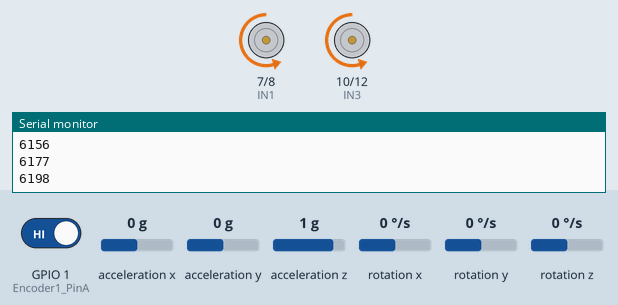
This sketch was run on a simulated ESP32-S3. On the bench: motor-driver pin pairs drawn as motors (green arrow = first pin HIGH = forward, orange = second pin HIGH = backward, longer = more drive, scaled by the enable pin), the last lines printed to the serial monitor. The test bench sets the inputs (shaded band); at power-on: acceleration x 0 g, rotation y 0 °/s, rotation z 0 °/s, GPIO 1 (Encoder1_PinA) HIGH, acceleration y 0 g, acceleration z 1 g, rotation x 0 °/s. WiFi joins after 1.5 s; servers stay silent unless stated.

Above: at 6.2 s.
6.3 s: acceleration x set to -1.4 g
At 6.6 s:
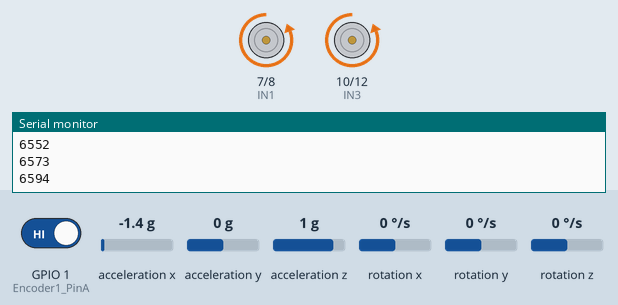
7.8 s: rotation y set to -192 °/s
At 9.5 s:
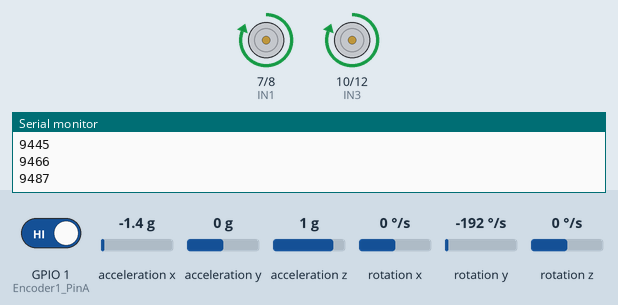
10.8 s: acceleration x set to 0 g
At 12.3 s:
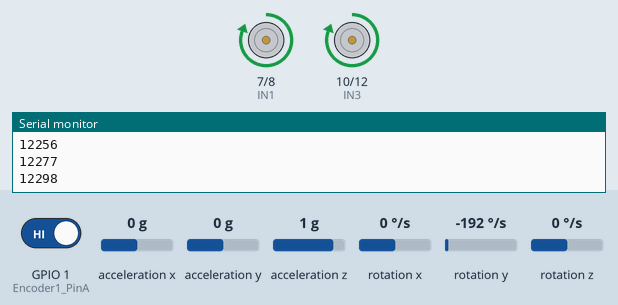
12.6 s: rotation z set to -192 °/s
15.6 s: rotation z set to -100 °/s
18.6 s: rotation z set to 192 °/s
At 22.09 s:
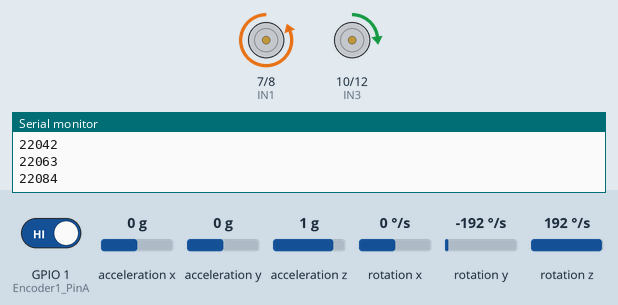
Timing chart, 0 to 22.6 s (numbered marks = the images above; inputs shaded):
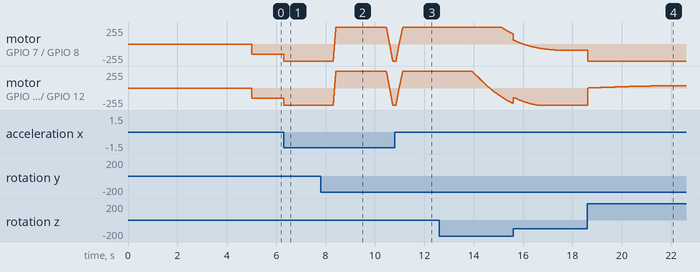

Measured:
- after the input at 6.3 s, motor on GPIO 7 (IN1) / GPIO 8 (IN2), motor on GPIO 10 (IN3) / GPIO 12 (IN4): backward 157/255 → backward 255/255 at once
- after the input at 7.8 s, motor on GPIO 7 (IN1) / GPIO 8 (IN2), motor on GPIO 10 (IN3) / GPIO 12 (IN4): rises from backward 255/255 to forward 255/255 in 0.10 s, then falls to backward 255/255 in 2.3 s
- after the input at 10.8 s, motor on GPIO 7 (IN1) / GPIO 8 (IN2), motor on GPIO 10 (IN3) / GPIO 12 (IN4): moves from backward 255/255 to forward 255/255 over 0.27 s, starting after 0.07 s
- after the input at 18.6 s, motor on GPIO 10 (IN3) / GPIO 12 (IN4): moves from backward 255/255 to forward 36/255 over 3.6 s, starting at once

The sketch:

BalanceCar.ino
```cpp
/***********************
loop once 29
encoder time 14
***********************/

#include "Wire.h"
#include "I2Cdev.h"
#include "MPU6050.h"

#include <SPI.h>
#include <WiFi.h>

/********************************************
  mengqinggang
****************************************/

int Pwm;
int PwmLeft, PwmRight;

char remote = '/0';

// L298N
const int ENA = 9;
const int ENB = 11;
const int IN1 = 7;
const int IN2 = 8;
const int IN3 = 10;
const int IN4 = 12;

// Encoder
const int Encoder0_PinA = 0;
const int Encoder0_PinB = 3;
const int Encoder1_PinA = 1;
const int Encoder1_PinB = 2;
const int LEFT = 0;
const int RIGHT = 1;
double LeftSpeed = 0;
double RightSpeed= 0;
double Speed;
double SpeedLast;
double Distance = 0;
int SpeedControl = 0;
const int MaxDistance = 200;

// delay time
const int t = 17;

// PID Parameters
const double K1 = 65.0;    // 65
const double K2 = 1.8;     // 1.8
const double K3 = 20;      // 15
const double K4 = 0.2;    // 0.75
const double K5 = 1.0;     //

MPU6050 AccelGyro;                     // 陀螺仪
double AngleAy, GyroGy, GyroGz;        // 加速度计算的角度（与x轴夹角）和x轴角速度和y
int16_t AX, AY, AZ, GX, GY, GZ;        // 3个加速度和3个角速度

const double AngleBalance = -1.8;

// kalman para
double Angle, AngleDot;          // 卡尔曼滤波后的角度和角速度
const double dt = 0.02;          // 卡尔曼滤波采样时间
double P[2][2] = {{1, 0}, {0, 1}};
double Pdot[4] = {0, 0, 0, 0};
double Q_angle = 0.001, Q_gyro = 0.005;  // 角度(AngleAx)置信度，角速度(GyroGx)置信度
double R_angle = 0.5, C_0 = 1;
double q_bias, angle_err, PCt_0, PCt_1, E, K_0, K_1, t_0, t_1;

/********************************************************
  mengqinggang
********************************************************/


/*******************************************************
  linlei
********************************************************/

/*******************************************************
  linlei
********************************************************/


/*******************************************************
  suwenyuan
********************************************************/

char ssid[] = "cloud";
char pass[] = "cloudspurs";
int keyIndex = 0;
int status = WL_IDLE_STATUS;
int test = 0;

WiFiServer server(12345);

/*******************************************************
  suwenyuan
********************************************************/

void setup() {
  Wire.begin();
  Serial.begin(9600);
  AccelGyro.initialize();

  pinMode(IN1, OUTPUT);
  pinMode(IN2, OUTPUT);
  pinMode(IN3, OUTPUT);
  pinMode(IN4, OUTPUT);

  pinMode(Encoder0_PinA, INPUT);
  pinMode(Encoder0_PinB, INPUT);
  pinMode(Encoder1_PinA, INPUT);
  pinMode(Encoder1_PinB, INPUT);
  digitalWrite(Encoder0_PinA, HIGH);
  digitalWrite(Encoder0_PinB, HIGH);
  digitalWrite(Encoder1_PinA, HIGH);
  digitalWrite(Encoder1_PinB, HIGH);

  attachInterrupt(LEFT, LeftWheelSpeed, FALLING);
  attachInterrupt(RIGHT, RightWheelSpeed, FALLING);

/*******************************************************
  linlei
********************************************************/

/*******************************************************
  linlei
********************************************************/


/*******************************************************
  suwenyuan
********************************************************/

  ConnectToNetwork();

/*******************************************************
  suwenyuan
********************************************************/
}

void loop() {
  Serial.println(micros()/1000);

  CalAngle();

  GetChar();
  Drive(remote);

  CalSpeed();
  CalPwm();

  Protect();
  OutPwm();

  //printout();

/*******************************************************
  linlei
********************************************************/

/*******************************************************
  linlei
********************************************************/


/*******************************************************
  suwenyuan
********************************************************/


/*******************************************************
  suwenyuan
********************************************************/

  delay(t);
}

void printout() {
  double temp = Angle+AngleBalance;
  Serial.print(temp);
  Serial.print("    ");

  Serial.print(AngleDot);
  Serial.print("    ");

  Serial.print(PwmLeft);
  Serial.print("    ");

  Serial.print(PwmRight);
  Serial.print("    ");

  Serial.print(GyroGz);
  Serial.print("    ");

  Serial.print(Speed);
  Serial.print("    ");

  Serial.println(Distance);
}

void GetChar() {
  WiFiClient client = server.available();

  if (client) {
     if (client.connected()) {
       remote = client.read();
       if (remote) {
         Serial.println(remote);
       }
     }
  }
}

void Drive(char drive) {
  if (drive == 'b')
    SpeedControl = 0;

  if (drive == 'w')
    SpeedControl = 1;

  if (drive == 's')
    SpeedControl = -1;

  //if (drive == 'a')

  //if (drive == 'd')
}

void CalAngle() {
  AccelGyro.getMotion6(&AX, &AY, &AZ, &GX, &GY, &GZ);
  AngleAy = atan2(AX, AZ)*180/PI;
  GyroGy = -GY/131.00;
  GyroGz = GZ/131.00;
  KalmanFilter(AngleAy, GyroGy);
}

void CalSpeed() {
  SpeedLast = (LeftSpeed + RightSpeed);
  Speed *= 0.7;
  Speed += SpeedLast * 0.3;
  Distance += Speed;
  Distance += SpeedControl;

  if (Distance > MaxDistance)
      Distance = MaxDistance;

  if (Distance < MaxDistance)
      Distance = -MaxDistance;

  LeftSpeed = RightSpeed = 0;
}

void Protect() {
  if (abs(Angle) >  30 )
    Pwm = 0;
}

void CalPwm() {
  Pwm = K1 * (Angle + AngleBalance) + K2 * AngleDot + K3 * Speed + K4 * Distance;

  PwmLeft = Pwm - K5 * GyroGz;
  PwmRight = Pwm + K5 * GyroGz;

  if (PwmLeft > 255)
    PwmLeft = 255;
  if (PwmLeft < -255)
    PwmLeft = -255;

  if (PwmRight > 255)
    PwmRight = 255;
  if (PwmRight < -255)
    PwmRight = -255;
}

void OutPwm() {
  if (PwmLeft > 0) {
    digitalWrite(IN1, HIGH);
    digitalWrite(IN2, LOW);
  }
  else if (PwmLeft < 0) {
    digitalWrite(IN1, LOW);
    digitalWrite(IN2, HIGH);
  }

  if (PwmRight > 0) {
    digitalWrite(IN3, HIGH);
    digitalWrite(IN4, LOW);
  }
  else if (PwmRight < 0) {
    digitalWrite(IN3, LOW);
    digitalWrite(IN4, HIGH);
  }

  PwmLeft = abs(PwmLeft);
  PwmRight = abs(PwmRight);

  analogWrite(ENB, PwmRight);
  analogWrite(ENA, PwmLeft);
}

void KalmanFilter(double angle_m, double gyro_m)
{
  Angle += (gyro_m - q_bias) * dt;
  angle_err = angle_m - Angle;
  Pdot[0] = Q_angle - P[0][1] - P[1][0];
  Pdot[1] = - P[1][1];
  Pdot[2] = - P[1][1];
  Pdot[3] = Q_gyro;
  P[0][0] += Pdot[0] * dt;
  P[0][1] += Pdot[1] * dt;
  P[1][0] += Pdot[2] * dt;
  P[1][1] += Pdot[3] * dt;
  PCt_0 = C_0 * P[0][0];
  PCt_1 = C_0 * P[1][0];
  E = R_angle + C_0 * PCt_0;
  K_0 = PCt_0 / E;
  K_1 = PCt_1 / E;
  t_0 = PCt_0;
  t_1 = C_0 * P[0][1];
  P[0][0] -= K_0 * t_0;
  P[0][1] -= K_0 * t_1;
  P[1][0] -= K_1 * t_0;
  P[1][1] -= K_1 * t_1;
  Angle += K_0 * angle_err;     // 最优角度
  q_bias += K_1 * angle_err;
  AngleDot = gyro_m - q_bias;   // 最优角速度
}

void LeftWheelSpeed() {
  if(digitalRead(Encoder0_PinB))
    LeftSpeed++;
  else
    LeftSpeed--;
}

void RightWheelSpeed() {
  if(digitalRead(Encoder1_PinB))
    RightSpeed--;
  else
    RightSpeed++;
}

/*******************************************************
  linlei
********************************************************/

/*******************************************************
  linlei
********************************************************/


/*******************************************************
  suwenyuan
********************************************************/

void ConnectToNetwork() {
  if (WiFi.status() == WL_NO_SHIELD) {
    Serial.println("WiFi shield not present.");
    while(true);
  }

  while (status != WL_CONNECTED) {
    Serial.print("Attempting to connect to SSID: ");
    Serial.println(ssid);
    status = WiFi.begin(ssid, pass);
    delay(2000);
  }

  server.begin();

  printWiFiStatus();

  delay(1000);
}

void printWiFiStatus() {
  Serial.print("SSID: ");
  Serial.println(WiFi.SSID());

  IPAddress ip = WiFi.localIP();

  Serial.print("IP Address: ");
  Serial.println(ip);

  long rssi = WiFi.RSSI();

  Serial.print("signal strength (RSSI): ");
  Serial.print(rssi);
  Serial.println("dBm");
}

/*******************************************************
  suwenyuan
********************************************************/
```
